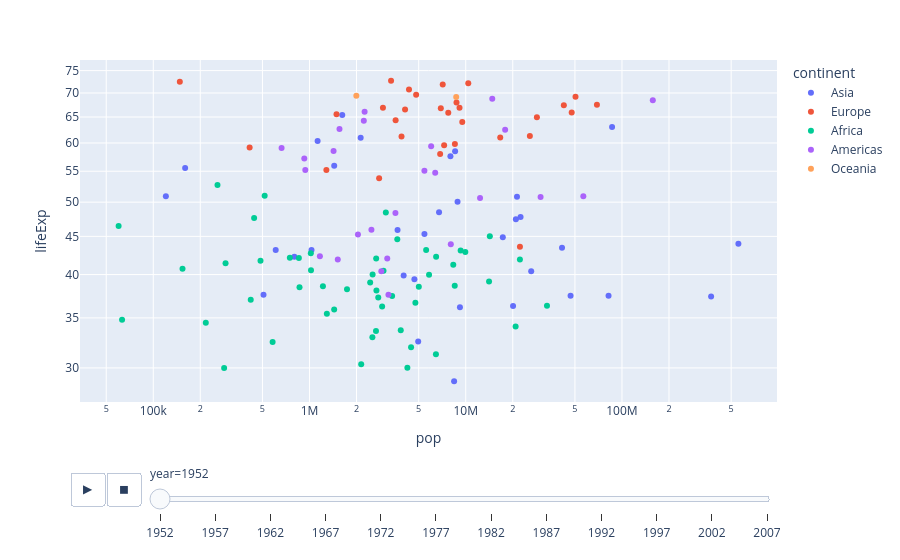

Here is the notebook cell this chart was saved with:
### Code cell
px.scatter(gap,x='pop',y='lifeExp',log_x=True,log_y=True,animation_frame='year',color='continent',hover_name='country')

### Figure 1 — Plotly figure (JSON) as saved in the notebook; plotly's stock layout.template omitted (floating-point values rounded to 4 significant figures)
{"data": [{"hovertemplate": "<b>%{hovertext}</b><br><br>continent=Asia<br>year=1952<br>pop=%{x}<br>lifeExp=%{y}<extra></extra>", "hovertext": ["Afghanistan", "Bahrain", "Bangladesh", "Cambodia", "China", "Hong Kong, China", "India", "Indonesia", "Iran", "Iraq", "Israel", "Japan", "Jordan", "Korea, Dem. Rep.", "Korea, Rep.", "Kuwait", "Lebanon", "Malaysia", "Mongolia", "Myanmar", "Nepal", "Oman", "Pakistan", "Philippines", "Saudi Arabia", "Singapore", "Sri Lanka", "Syria", "Taiwan", "Thailand", "Vietnam", "West Bank and Gaza", "Yemen, Rep."], "legendgroup": "Asia", "marker": {"color": "#636efa", "symbol": "circle"}, "mode": "markers", "name": "Asia", "orientation": "v", "showlegend": true, "type": "scatter", "x": [8425333, 120447, 46886859, 4693836, 556263527, 2125900, 372000000, 82052000, 17272000, 5441766, 1620914, 86459025, 607914, 8865488, 20947571, 160000, 1439529, 6748378, 800663, 20092996, 9182536, 507833, 41346560, 22438691, 4005677, 1127000, 7982342, 3661549, 8550362, 21289402, 26246839, 1030585, 4963829], "xaxis": "x", "y": [28.8, 50.94, 37.48, 39.42, 44.0, 60.96, 37.37, 37.47, 44.87, 45.32, 65.39, 63.03, 43.16, 50.06, 47.45, 55.56, 55.93, 48.46, 42.24, 36.32, 36.16, 37.58, 43.44, 47.75, 39.88, 60.4, 57.59, 45.88, 58.5, 50.85, 40.41, 43.16, 32.55], "yaxis": "y"}, {"hovertemplate": "<b>%{hovertext}</b><br><br>continent=Europe<br>year=1952<br>pop=%{x}<br>lifeExp=%{y}<extra></extra>", "hovertext": ["Albania", "Austria", "Belgium", "Bosnia and Herzegovina", "Bulgaria", "Croatia", "Czech Republic", "Denmark", "Finland", "France", "Germany", "Greece", "Hungary", "Iceland", "Ireland", "Italy", "Montenegro", "Netherlands", "Norway", "Poland", "Portugal", "Romania", "Serbia", "Slovak Republic", "Slovenia", "Spain", "Sweden", "Switzerland", "Turkey", "United Kingdom"], "legendgroup": "Europe", "marker": {"color": "#EF553B", "symbol": "circle"}, "mode": "markers", "name": "Europe", "orientation": "v", "showlegend": true, "type": "scatter", "x": [1282697, 6927772, 8730405, 2791000, 7274900, 3882229, 9125183, 4334000, 4090500, 42459667, 69145952, 7733250, 9504000, 147962, 2952156, 47666000, 413834, 10381988, 3327728, 25730551, 8526050, 16630000, 6860147, 3558137, 1489518, 28549870, 7124673, 4815000, 22235677, 50430000], "xaxis": "x", "y": [55.23, 66.8, 68.0, 53.82, 59.6, 61.21, 66.87, 70.78, 66.55, 67.41, 67.5, 65.86, 64.03, 72.49, 66.91, 65.94, 59.16, 72.13, 72.67, 61.31, 59.82, 61.05, 58.0, 64.36, 65.57, 64.94, 71.86, 69.62, 43.59, 69.18], "yaxis": "y"}, {"hovertemplate": "<b>%{hovertext}</b><br><br>continent=Africa<br>year=1952<br>pop=%{x}<br>lifeExp=%{y}<extra></extra>", "hovertext": ["Algeria", "Angola", "Benin", "Botswana", "Burkina Faso", "Burundi", "Cameroon", "Central African Republic", "Chad", "Comoros", "Congo, Dem. Rep.", "Congo, Rep.", "Cote d'Ivoire", "Djibouti", "Egypt", "Equatorial Guinea", "Eritrea", "Ethiopia", "Gabon", "Gambia", "Ghana", "Guinea", "Guinea-Bissau", "Kenya", "Lesotho", "Liberia", "Libya", "Madagascar", "Malawi", "Mali", "Mauritania", "Mauritius", "Morocco", "Mozambique", "Namibia", "Niger", "Nigeria", "Reunion", "Rwanda", "Sao Tome and Principe", "Senegal", "Sierra Leone", "Somalia", "South Africa", "Sudan", "Swaziland", "Tanzania", "Togo", "Tunisia", "Uganda", "Zambia", "Zimbabwe"], "legendgroup": "Africa", "marker": {"color": "#00cc96", "symbol": "circle"}, "mode": "markers", "name": "Africa", "orientation": "v", "showlegend": true, "type": "scatter", "x": [9279525, 4232095, 1738315, 442308, 4469979, 2445618, 5009067, 1291695, 2682462, 153936, 14100005, 854885, 2977019, 63149, 22223309, 216964, 1438760, 20860941, 420702, 284320, 5581001, 2664249, 580653, 6464046, 748747, 863308, 1019729, 4762912, 2917802, 3838168, 1022556, 516556, 9939217, 6446316, 485831, 3379468, 33119096, 257700, 2534927, 60011, 2755589, 2143249, 2526994, 14264935, 8504667, 290243, 8322925, 1219113, 3647735, 5824797, 2672000, 3080907], "xaxis": "x", "y": [43.08, 30.02, 38.22, 47.62, 31.98, 39.03, 38.52, 35.46, 38.09, 40.72, 39.14, 42.11, 40.48, 34.81, 41.89, 34.48, 35.93, 34.08, 37.0, 30.0, 43.15, 33.61, 32.5, 42.27, 42.14, 38.48, 42.72, 36.68, 36.26, 33.69, 40.54, 50.99, 42.87, 31.29, 41.73, 37.44, 36.32, 52.72, 40.0, 46.47, 37.28, 30.33, 32.98, 45.01, 38.63, 41.41, 41.22, 38.6, 44.6, 39.98, 42.04, 48.45], "yaxis": "y"}, {"hovertemplate": "<b>%{hovertext}</b><br><br>continent=Americas<br>year=1952<br>pop=%{x}<br>lifeExp=%{y}<extra></extra>", "hovertext": ["Argentina", "Bolivia", "Brazil", "Canada", "Chile", "Colombia", "Costa Rica", "Cuba", "Dominican Republic", "Ecuador", "El Salvador", "Guatemala", "Haiti", "Honduras", "Jamaica", "Mexico", "Nicaragua", "Panama", "Paraguay", "Peru", "Puerto Rico", "Trinidad and Tobago", "United States", "Uruguay", "Venezuela"], "legendgroup": "Americas", "marker": {"color": "#ab63fa", "symbol": "circle"}, "mode": "markers", "name": "Americas", "orientation": "v", "showlegend": true, "type": "scatter", "x": [17876956, 2883315, 56602560, 14785584, 6377619, 12350771, 926317, 6007797, 2491346, 3548753, 2042865, 3146381, 3201488, 1517453, 1426095, 30144317, 1165790, 940080, 1555876, 8025700, 2227000, 662850, 157553000, 2252965, 5439568], "xaxis": "x", "y": [62.48, 40.41, 50.92, 68.75, 54.74, 50.64, 57.21, 59.42, 45.93, 48.36, 45.26, 42.02, 37.58, 41.91, 58.53, 50.79, 42.31, 55.19, 62.65, 43.9, 64.28, 59.1, 68.44, 66.07, 55.09], "yaxis": "y"}, {"hovertemplate": "<b>%{hovertext}</b><br><br>continent=Oceania<br>year=1952<br>pop=%{x}<br>lifeExp=%{y}<extra></extra>", "hovertext": ["Australia", "New Zealand"], "legendgroup": "Oceania", "marker": {"color": "#FFA15A", "symbol": "circle"}, "mode": "markers", "name": "Oceania", "orientation": "v", "showlegend": true, "type": "scatter", "x": [8691212, 1994794], "xaxis": "x", "y": [69.12, 69.39], "yaxis": "y"}], "layout": {"legend": {"title": {"text": "continent"}, "tracegroupgap": 0}, "margin": {"t": 60}, "sliders": [{"active": 0, "currentvalue": {"prefix": "year="}, "len": 0.9, "pad": {"b": 10, "t": 60}, "steps": [{"args": [["1952"], {"frame": {"duration": 0, "redraw": false}, "fromcurrent": true, "mode": "immediate", "transition": {"duration": 0, "easing": "linear"}}], "label": "1952", "method": "animate"}, {"args": [["1957"], {"frame": {"duration": 0, "redraw": false}, "fromcurrent": true, "mode": "immediate", "transition": {"duration": 0, "easing": "linear"}}], "label": "1957", "method": "animate"}, {"args": [["1962"], {"frame": {"duration": 0, "redraw": false}, "fromcurrent": true, "mode": "immediate", "transition": {"duration": 0, "easing": "linear"}}], "label": "1962", "method": "animate"}, {"args": [["1967"], {"frame": {"duration": 0, "redraw": false}, "fromcurrent": true, "mode": "immediate", "transition": {"duration": 0, "easing": "linear"}}], "label": "1967", "method": "animate"}, {"args": [["1972"], {"frame": {"duration": 0, "redraw": false}, "fromcurrent": true, "mode": "immediate", "transition": {"duration": 0, "easing": "linear"}}], "label": "1972", "method": "animate"}, {"args": [["1977"], {"frame": {"duration": 0, "redraw": false}, "fromcurrent": true, "mode": "immediate", "transition": {"duration": 0, "easing": "linear"}}], "label": "1977", "method": "animate"}, {"args": [["1982"], {"frame": {"duration": 0, "redraw": false}, "fromcurrent": true, "mode": "immediate", "transition": {"duration": 0, "easing": "linear"}}], "label": "1982", "method": "animate"}, {"args": [["1987"], {"frame": {"duration": 0, "redraw": false}, "fromcurrent": true, "mode": "immediate", "transition": {"duration": 0, "easing": "linear"}}], "label": "1987", "method": "animate"}, {"args": [["1992"], {"frame": {"duration": 0, "redraw": false}, "fromcurrent": true, "mode": "immediate", "transition": {"duration": 0, "easing": "linear"}}], "label": "1992", "method": "animate"}, {"args": [["1997"], {"frame": {"duration": 0, "redraw": false}, "fromcurrent": true, "mode": "immediate", "transition": {"duration": 0, "easing": "linear"}}], "label": "1997", "method": "animate"}, {"args": [["2002"], {"frame": {"duration": 0, "redraw": false}, "fromcurrent": true, "mode": "immediate", "transition": {"duration": 0, "easing": "linear"}}], "label": "2002", "method": "animate"}, {"args": [["2007"], {"frame": {"duration": 0, "redraw": false}, "fromcurrent": true, "mode": "immediate", "transition": {"duration": 0, "easing": "linear"}}], "label": "2007", "method": "animate"}], "x": 0.1, "xanchor": "left", "y": 0, "yanchor": "top"}], "updatemenus": [{"buttons": [{"args": [null, {"frame": {"duration": 500, "redraw": false}, "fromcurrent": true, "mode": "immediate", "transition": {"duration": 500, "easing": "linear"}}], "label": "&#9654;", "method": "animate"}, {"args": [[null], {"frame": {"duration": 0, "redraw": false}, "fromcurrent": true, "mode": "immediate", "transition": {"duration": 0, "easing": "linear"}}], "label": "&#9724;", "method": "animate"}], "direction": "left", "pad": {"r": 10, "t": 70}, "showactive": false, "type": "buttons", "x": 0.1, "xanchor": "right", "y": 0, "yanchor": "top"}], "xaxis": {"anchor": "y", "domain": [0, 1], "title": {"text": "pop"}, "type": "log"}, "yaxis": {"anchor": "x", "domain": [0, 1], "title": {"text": "lifeExp"}, "type": "log"}}}
